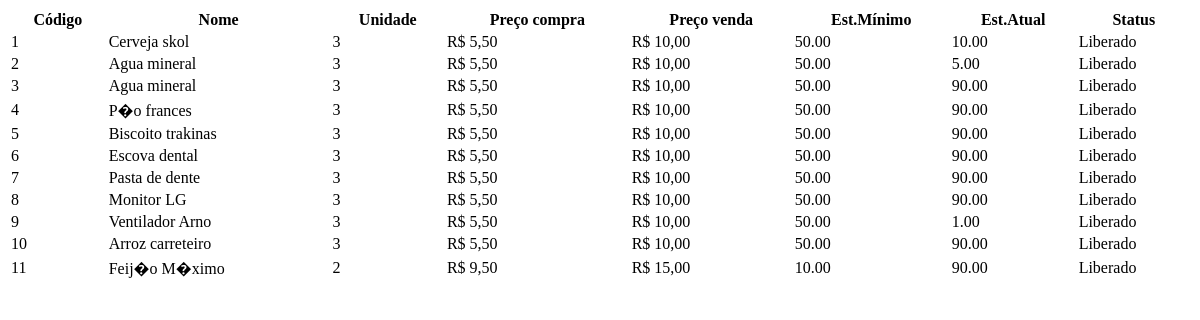
The app's page /tabela-estoque.php with its own data.
### tables this page shows
CREATE TABLE IF NOT EXISTS `produtos` (
  `idProduto` int(255) NOT NULL PRIMARY KEY AUTO_INCREMENT,
  `codigo` varchar(255),  
  `nome` varchar(100) NOT NULL,
  `descricao` varchar(100) NOT NULL,
  `unidade` int(255),
  `precocompra` decimal(10,2) NOT NULL,
  `precovenda` decimal(10,2) NOT NULL,
  `estoqueminimo` decimal(10,2) NOT NULL,
  `estoqueatual` decimal(10,2) NOT NULL,
  `codigobarra` varchar(255),
  `vencimento1` date,
  `vencimento2` date,  
  `datacad` date NOT NULL,
  `usuariocad` varchar(100) NOT NULL,
  `status` int(2) NOT NULL
);

### funcoes.php (called while the page is built, shortened)
<?php
function Real($valor){ if($valor==true){ return number_format($valor,2,',','.');} else { return '0,00';}};
?>

### tabela-estoque.php (the view, shortened to what this page needs)
<?php
include('conexao.php');
include('funcoes.php');
$sql = mysqli_query($conexao,"SELECT * FROM produtos") or die (mysqli_error($conexao));
echo'
<table id="example" class="display" style="width:100%">
    <thead>
        <tr>
            <th>Código</th>
            <th>Nome</th>
            <th>Unidade</th>
            <th>Preço compra</th>
            <th>Preço venda</th>
            <th>Est.Mínimo</th>
            <th>Est.Atual</th>
            <th>Status</th>
        </tr>
    </thead>
    <tbody>';
    while($dados_p = mysqli_fetch_array($sql)){
        echo'
        <tr onclick="alterarProduto('.$dados_p['idProduto'].')">
            <td>'.$dados_p['idProduto'].'</td>
            <td>'.$dados_p['nome'].'</td>
            <td>'.$dados_p['unidade'].'</td>
            <td>R$ '.Real($dados_p['precocompra']).'</td>
            <td>R$ '.Real($dados_p['precovenda']).'</td>
            <td>'.$dados_p['estoqueminimo'].'</td>
            <td>'.$dados_p['estoqueatual'].'</td>
            <td>';if($dados_p['status'] == 0){echo 'Bloqueado';}else{echo'Liberado';}echo'</td>
        </tr>';}
        echo'
    </tbody>
</table>';
?>
<link rel="stylesheet" href="dataTable/jquery.dataTables.min.css"/>

### records on screen
produtos: idProduto "1", nome "Cerveja skol", unidade "3", precocompra "5,50", precovenda "10,00", estoqueminimo "50.00", estoqueatual "10.00", status "Liberado"
produtos: idProduto "2", nome "Agua mineral", unidade "3", precocompra "5,50", precovenda "10,00", estoqueminimo "50.00", estoqueatual "5.00", status "Liberado"
produtos: idProduto "3", nome "Agua mineral", unidade "3", precocompra "5,50", precovenda "10,00", estoqueminimo "50.00", estoqueatual "90.00", status "Liberado"
produtos: idProduto "4", nome "P�o frances", unidade "3", precocompra "5,50", precovenda "10,00", estoqueminimo "50.00", estoqueatual "90.00", status "Liberado"
produtos: idProduto "5", nome "Biscoito trakinas", unidade "3", precocompra "5,50", precovenda "10,00", estoqueminimo "50.00", estoqueatual "90.00", status "Liberado"
produtos: idProduto "6", nome "Escova dental", unidade "3", precocompra "5,50", precovenda "10,00", estoqueminimo "50.00", estoqueatual "90.00", status "Liberado"
produtos: idProduto "7", nome "Pasta de dente", unidade "3", precocompra "5,50", precovenda "10,00", estoqueminimo "50.00", estoqueatual "90.00", status "Liberado"
produtos: idProduto "8", nome "Monitor LG", unidade "3", precocompra "5,50", precovenda "10,00", estoqueminimo "50.00", estoqueatual "90.00", status "Liberado"
produtos: idProduto "9", nome "Ventilador Arno", unidade "3", precocompra "5,50", precovenda "10,00", estoqueminimo "50.00", estoqueatual "1.00", status "Liberado"
produtos: idProduto "10", nome "Arroz carreteiro", unidade "3", precocompra "5,50", precovenda "10,00", estoqueminimo "50.00", estoqueatual "90.00", status "Liberado"
produtos: idProduto "11", nome "Feij�o M�ximo", unidade "2", precocompra "9,50", precovenda "15,00", estoqueminimo "10.00", estoqueatual "90.00", status "Liberado"
